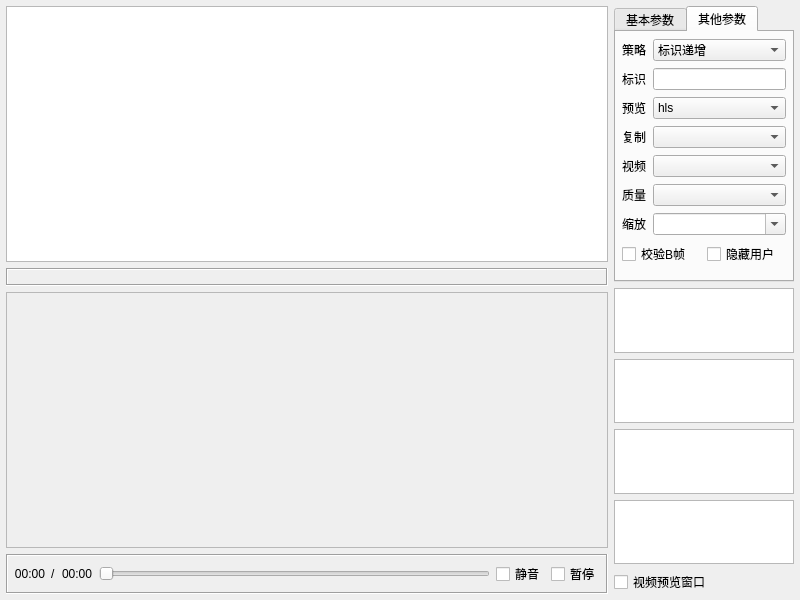
<?xml version="1.0" encoding="UTF-8"?>
<ui version="4.0">
 <class>frmNetPush</class>
 <widget class="QWidget" name="frmNetPush">
  <property name="geometry">
   <rect>
    <x>0</x>
    <y>0</y>
    <width>800</width>
    <height>600</height>
   </rect>
  </property>
  <property name="windowTitle">
   <string>Form</string>
  </property>
  <layout class="QGridLayout" name="gridLayout">
   <property name="leftMargin">
    <number>6</number>
   </property>
   <property name="topMargin">
    <number>6</number>
   </property>
   <property name="rightMargin">
    <number>6</number>
   </property>
   <property name="bottomMargin">
    <number>6</number>
   </property>
   <property name="spacing">
    <number>6</number>
   </property>
   <item row="0" column="0">
    <widget class="QTableWidget" name="tableWidget"/>
   </item>
   <item row="1" column="0">
    <widget class="QLabel" name="labTip">
     <property name="frameShape">
      <enum>QFrame::Box</enum>
     </property>
     <property name="frameShadow">
      <enum>QFrame::Sunken</enum>
     </property>
     <property name="text">
      <string/>
     </property>
     <property name="alignment">
      <set>Qt::AlignLeading|Qt::AlignLeft|Qt::AlignVCenter</set>
     </property>
    </widget>
   </item>
   <item row="2" column="0">
    <widget class="QFrame" name="frameVideo">
     <property name="sizePolicy">
      <sizepolicy hsizetype="Preferred" vsizetype="Expanding">
       <horstretch>0</horstretch>
       <verstretch>0</verstretch>
      </sizepolicy>
     </property>
     <property name="frameShape">
      <enum>QFrame::StyledPanel</enum>
     </property>
     <property name="frameShadow">
      <enum>QFrame::Raised</enum>
     </property>
    </widget>
   </item>
   <item row="3" column="0">
    <widget class="QFrame" name="frameSlider">
     <property name="frameShape">
      <enum>QFrame::Box</enum>
     </property>
     <property name="frameShadow">
      <enum>QFrame::Sunken</enum>
     </property>
     <layout class="QHBoxLayout" name="horizontalLayout">
      <property name="spacing">
       <number>6</number>
      </property>
      <property name="leftMargin">
       <number>6</number>
      </property>
      <property name="topMargin">
       <number>6</number>
      </property>
      <property name="rightMargin">
       <number>6</number>
      </property>
      <property name="bottomMargin">
       <number>6</number>
      </property>
      <item>
       <widget class="QLabel" name="labPosition">
        <property name="text">
         <string>00:00</string>
        </property>
        <property name="alignment">
         <set>Qt::AlignRight|Qt::AlignTrailing|Qt::AlignVCenter</set>
        </property>
       </widget>
      </item>
      <item>
       <widget class="QLabel" name="labSlash">
        <property name="text">
         <string>/</string>
        </property>
       </widget>
      </item>
      <item>
       <widget class="QLabel" name="labDuration">
        <property name="text">
         <string>00:00</string>
        </property>
        <property name="alignment">
         <set>Qt::AlignLeading|Qt::AlignLeft|Qt::AlignVCenter</set>
        </property>
       </widget>
      </item>
      <item>
       <widget class="Slider" name="sliderPosition">
        <property name="sizePolicy">
         <sizepolicy hsizetype="Expanding" vsizetype="Fixed">
          <horstretch>3</horstretch>
          <verstretch>0</verstretch>
         </sizepolicy>
        </property>
        <property name="orientation">
         <enum>Qt::Horizontal</enum>
        </property>
       </widget>
      </item>
      <item>
       <widget class="QCheckBox" name="ckSoundMuted">
        <property name="text">
         <string>静音</string>
        </property>
       </widget>
      </item>
      <item>
       <widget class="QCheckBox" name="ckPlayPause">
        <property name="text">
         <string>暂停</string>
        </property>
       </widget>
      </item>
     </layout>
    </widget>
   </item>
   <item row="0" column="1" rowspan="4">
    <widget class="QWidget" name="widgetRight" native="true">
     <property name="minimumSize">
      <size>
       <width>180</width>
       <height>0</height>
      </size>
     </property>
     <property name="maximumSize">
      <size>
       <width>180</width>
       <height>16777215</height>
      </size>
     </property>
     <layout class="QVBoxLayout" name="verticalLayout_4">
      <property name="spacing">
       <number>6</number>
      </property>
      <property name="leftMargin">
       <number>0</number>
      </property>
      <property name="topMargin">
       <number>0</number>
      </property>
      <property name="rightMargin">
       <number>0</number>
      </property>
      <property name="bottomMargin">
       <number>0</number>
      </property>
      <item>
       <widget class="QTabWidget" name="tabWidget">
        <property name="sizePolicy">
         <sizepolicy hsizetype="Expanding" vsizetype="Fixed">
          <horstretch>0</horstretch>
          <verstretch>0</verstretch>
         </sizepolicy>
        </property>
        <property name="tabPosition">
         <enum>QTabWidget::North</enum>
        </property>
        <property name="currentIndex">
         <number>1</number>
        </property>
        <widget class="QWidget" name="tabBase">
         <attribute name="title">
          <string>基本参数</string>
         </attribute>
         <layout class="QGridLayout" name="gridLayout_3">
          <property name="leftMargin">
           <number>6</number>
          </property>
          <property name="topMargin">
           <number>6</number>
          </property>
          <property name="rightMargin">
           <number>6</number>
          </property>
          <property name="bottomMargin">
           <number>6</number>
          </property>
          <property name="spacing">
           <number>6</number>
          </property>
          <item row="1" column="0" colspan="2">
           <layout class="QGridLayout" name="gridLayout_2">
            <property name="spacing">
             <number>6</number>
            </property>
            <item row="0" column="0">
             <widget class="QPushButton" name="btnStart">
              <property name="text">
               <string>启动服务</string>
              </property>
             </widget>
            </item>
            <item row="0" column="1">
             <widget class="QPushButton" name="btnPreview">
              <property name="text">
               <string>网页预览</string>
              </property>
             </widget>
            </item>
            <item row="1" column="0">
             <widget class="QPushButton" name="btnRemove">
              <property name="text">
               <string>移除选中</string>
              </property>
             </widget>
            </item>
            <item row="1" column="1">
             <widget class="QPushButton" name="btnClear">
              <property name="text">
               <string>清空所有</string>
              </property>
             </widget>
            </item>
            <item row="2" column="0">
             <widget class="QPushButton" name="btnAddFile">
              <property name="text">
               <string>添加文件</string>
              </property>
             </widget>
            </item>
            <item row="2" column="1">
             <widget class="QPushButton" name="btnAddPath">
              <property name="text">
               <string>添加目录</string>
              </property>
             </widget>
            </item>
            <item row="3" column="0">
             <widget class="QPushButton" name="btnAddUrl">
              <property name="text">
               <string>添加地址</string>
              </property>
             </widget>
            </item>
            <item row="3" column="1">
             <widget class="QPushButton" name="btnClose">
              <property name="text">
               <string>关闭画面</string>
              </property>
             </widget>
            </item>
           </layout>
          </item>
          <item row="0" column="0" colspan="2">
           <widget class="QWidget" name="widget" native="true">
            <layout class="QGridLayout" name="gridLayout_5">
             <property name="leftMargin">
              <number>0</number>
             </property>
             <property name="topMargin">
              <number>0</number>
             </property>
             <property name="rightMargin">
              <number>0</number>
             </property>
             <property name="bottomMargin">
              <number>0</number>
             </property>
             <property name="spacing">
              <number>6</number>
             </property>
             <item row="0" column="0">
              <widget class="QLabel" name="labPushType">
               <property name="text">
                <string>类型</string>
               </property>
              </widget>
             </item>
             <item row="0" column="1">
              <widget class="QComboBox" name="cboxPushType">
               <property name="sizePolicy">
                <sizepolicy hsizetype="Expanding" vsizetype="Fixed">
                 <horstretch>0</horstretch>
                 <verstretch>0</verstretch>
                </sizepolicy>
               </property>
              </widget>
             </item>
             <item row="1" column="0">
              <widget class="QLabel" name="labPushMode">
               <property name="text">
                <string>模式</string>
               </property>
              </widget>
             </item>
             <item row="1" column="1">
              <widget class="QComboBox" name="cboxPushMode">
               <item>
                <property name="text">
                 <string>rtmp</string>
                </property>
               </item>
               <item>
                <property name="text">
                 <string>rtsp</string>
                </property>
               </item>
              </widget>
             </item>
             <item row="2" column="0">
              <widget class="QLabel" name="labPushHost">
               <property name="text">
                <string>网卡</string>
               </property>
              </widget>
             </item>
             <item row="2" column="1">
              <widget class="QComboBox" name="cboxPushHost">
               <property name="editable">
                <bool>true</bool>
               </property>
              </widget>
             </item>
             <item row="3" column="0" colspan="2">
              <widget class="QLineEdit" name="txtPushUrl"/>
             </item>
            </layout>
           </widget>
          </item>
         </layout>
        </widget>
        <widget class="QWidget" name="tabOther">
         <attribute name="title">
          <string>其他参数</string>
         </attribute>
         <layout class="QGridLayout" name="gridLayout_4">
          <property name="leftMargin">
           <number>6</number>
          </property>
          <property name="topMargin">
           <number>6</number>
          </property>
          <property name="rightMargin">
           <number>6</number>
          </property>
          <property name="bottomMargin">
           <number>6</number>
          </property>
          <property name="spacing">
           <number>6</number>
          </property>
          <item row="0" column="1">
           <widget class="QComboBox" name="cboxFlagType">
            <property name="sizePolicy">
             <sizepolicy hsizetype="Expanding" vsizetype="Fixed">
              <horstretch>0</horstretch>
              <verstretch>0</verstretch>
             </sizepolicy>
            </property>
            <item>
             <property name="text">
              <string>标识递增</string>
             </property>
            </item>
            <item>
             <property name="text">
              <string>指定标识</string>
             </property>
            </item>
            <item>
             <property name="text">
              <string>随机标识</string>
             </property>
            </item>
           </widget>
          </item>
          <item row="3" column="1">
           <widget class="QComboBox" name="cboxCopyNumber"/>
          </item>
          <item row="6" column="0">
           <widget class="QLabel" name="labEncodeVideoScale">
            <property name="text">
             <string>缩放</string>
            </property>
           </widget>
          </item>
          <item row="0" column="0">
           <widget class="QLabel" name="labFlagType">
            <property name="text">
             <string>策略</string>
            </property>
           </widget>
          </item>
          <item row="3" column="0">
           <widget class="QLabel" name="labCopyNumber">
            <property name="text">
             <string>复制</string>
            </property>
           </widget>
          </item>
          <item row="5" column="1">
           <widget class="QComboBox" name="cboxEncodeVideoRatio"/>
          </item>
          <item row="4" column="0">
           <widget class="QLabel" name="labEncodeVideo">
            <property name="text">
             <string>视频</string>
            </property>
           </widget>
          </item>
          <item row="2" column="1">
           <widget class="QComboBox" name="cboxPreviewType">
            <property name="sizePolicy">
             <sizepolicy hsizetype="Expanding" vsizetype="Fixed">
              <horstretch>0</horstretch>
              <verstretch>0</verstretch>
             </sizepolicy>
            </property>
            <item>
             <property name="text">
              <string>hls</string>
             </property>
            </item>
            <item>
             <property name="text">
              <string>flv</string>
             </property>
            </item>
            <item>
             <property name="text">
              <string>ws-flv</string>
             </property>
            </item>
            <item>
             <property name="text">
              <string>webrtc</string>
             </property>
            </item>
           </widget>
          </item>
          <item row="2" column="0">
           <widget class="QLabel" name="labPreviewType">
            <property name="text">
             <string>预览</string>
            </property>
           </widget>
          </item>
          <item row="1" column="0">
           <widget class="QLabel" name="labPushFlag">
            <property name="text">
             <string>标识</string>
            </property>
           </widget>
          </item>
          <item row="5" column="0">
           <widget class="QLabel" name="labEncodeVideoRatio">
            <property name="text">
             <string>质量</string>
            </property>
           </widget>
          </item>
          <item row="6" column="1">
           <widget class="QComboBox" name="cboxEncodeVideoScale">
            <property name="editable">
             <bool>true</bool>
            </property>
           </widget>
          </item>
          <item row="1" column="1">
           <widget class="QLineEdit" name="txtPushFlag"/>
          </item>
          <item row="4" column="1">
           <widget class="QComboBox" name="cboxEncodeVideo"/>
          </item>
          <item row="7" column="0" colspan="2">
           <layout class="QHBoxLayout" name="horizontalLayout_2">
            <property name="spacing">
             <number>6</number>
            </property>
            <item>
             <widget class="QCheckBox" name="ckCheckB">
              <property name="text">
               <string>校验B帧</string>
              </property>
             </widget>
            </item>
            <item>
             <widget class="QCheckBox" name="ckHideUser">
              <property name="text">
               <string>隐藏用户</string>
              </property>
             </widget>
            </item>
           </layout>
          </item>
         </layout>
        </widget>
       </widget>
      </item>
      <item>
       <widget class="QTextEdit" name="txtRtspUrl">
        <property name="sizePolicy">
         <sizepolicy hsizetype="Expanding" vsizetype="Ignored">
          <horstretch>0</horstretch>
          <verstretch>0</verstretch>
         </sizepolicy>
        </property>
        <property name="verticalScrollBarPolicy">
         <enum>Qt::ScrollBarAlwaysOff</enum>
        </property>
       </widget>
      </item>
      <item>
       <widget class="QTextEdit" name="txtRtmpUrl">
        <property name="sizePolicy">
         <sizepolicy hsizetype="Expanding" vsizetype="Ignored">
          <horstretch>0</horstretch>
          <verstretch>0</verstretch>
         </sizepolicy>
        </property>
        <property name="verticalScrollBarPolicy">
         <enum>Qt::ScrollBarAlwaysOff</enum>
        </property>
        <property name="readOnly">
         <bool>true</bool>
        </property>
       </widget>
      </item>
      <item>
       <widget class="QTextEdit" name="txtHlsUrl">
        <property name="sizePolicy">
         <sizepolicy hsizetype="Expanding" vsizetype="Ignored">
          <horstretch>0</horstretch>
          <verstretch>0</verstretch>
         </sizepolicy>
        </property>
        <property name="verticalScrollBarPolicy">
         <enum>Qt::ScrollBarAlwaysOff</enum>
        </property>
        <property name="readOnly">
         <bool>true</bool>
        </property>
       </widget>
      </item>
      <item>
       <widget class="QTextEdit" name="txtWebRtcUrl">
        <property name="sizePolicy">
         <sizepolicy hsizetype="Expanding" vsizetype="Ignored">
          <horstretch>0</horstretch>
          <verstretch>0</verstretch>
         </sizepolicy>
        </property>
        <property name="verticalScrollBarPolicy">
         <enum>Qt::ScrollBarAlwaysOff</enum>
        </property>
        <property name="readOnly">
         <bool>true</bool>
        </property>
       </widget>
      </item>
      <item>
       <widget class="QCheckBox" name="ckVideoVisible">
        <property name="text">
         <string>视频预览窗口</string>
        </property>
       </widget>
      </item>
     </layout>
    </widget>
   </item>
  </layout>
 </widget>
 <customwidgets>
  <customwidget>
   <class>Slider</class>
   <extends>QSlider</extends>
   <header>slider.h</header>
  </customwidget>
 </customwidgets>
 <tabstops>
  <tabstop>cboxPushType</tabstop>
  <tabstop>cboxPushMode</tabstop>
  <tabstop>cboxPushHost</tabstop>
  <tabstop>txtPushUrl</tabstop>
  <tabstop>btnStart</tabstop>
  <tabstop>btnPreview</tabstop>
  <tabstop>btnRemove</tabstop>
  <tabstop>btnClear</tabstop>
  <tabstop>btnAddFile</tabstop>
  <tabstop>btnAddPath</tabstop>
  <tabstop>btnAddUrl</tabstop>
  <tabstop>btnClose</tabstop>
  <tabstop>txtRtspUrl</tabstop>
  <tabstop>txtRtmpUrl</tabstop>
  <tabstop>txtHlsUrl</tabstop>
  <tabstop>txtWebRtcUrl</tabstop>
  <tabstop>ckVideoVisible</tabstop>
  <tabstop>sliderPosition</tabstop>
  <tabstop>ckSoundMuted</tabstop>
  <tabstop>ckPlayPause</tabstop>
  <tabstop>tableWidget</tabstop>
  <tabstop>tabWidget</tabstop>
  <tabstop>cboxFlagType</tabstop>
  <tabstop>txtPushFlag</tabstop>
  <tabstop>cboxPreviewType</tabstop>
  <tabstop>cboxCopyNumber</tabstop>
  <tabstop>cboxEncodeVideo</tabstop>
  <tabstop>cboxEncodeVideoRatio</tabstop>
  <tabstop>cboxEncodeVideoScale</tabstop>
 </tabstops>
 <resources/>
 <connections/>
</ui>
